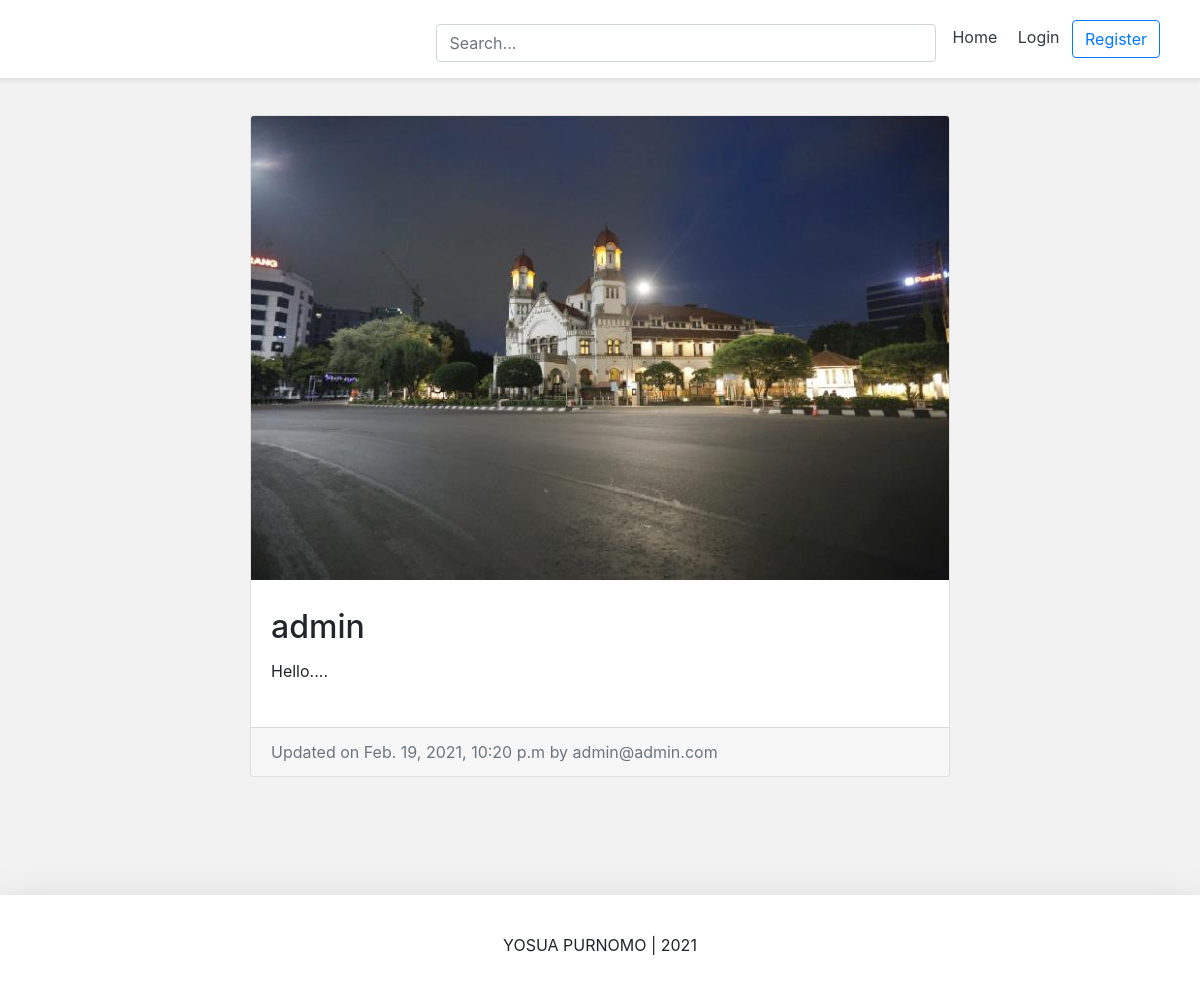
/post/admin-4/, run on the app's committed database.
### Post/models.py (models this page shows, shortened)
class PostModel(models.Model):
	caption			= models.TextField(max_length=5000, null=False, blank=True)
	image			= models.ImageField(upload_to=upload_location, null=False, blank=True)
	date_published	= models.DateTimeField(auto_now_add=True, verbose_name='date published')
	date_updated	= models.DateTimeField(auto_now=True, verbose_name='date updated')
	author			= models.ForeignKey(settings.AUTH_USER_MODEL, on_delete=models.CASCADE)
	slug 			= models.SlugField(blank=True, unique=True)

### Account/models.py (models this page shows, shortened)
class Account(AbstractBaseUser):
	email 			= models.EmailField(verbose_name='email', max_length=60, unique=True)
	username 		= models.CharField(max_length=30, unique=True)
	date_joined		= models.DateTimeField(verbose_name='date joined', auto_now_add=True)
	last_login		= models.DateTimeField(verbose_name='last login', auto_now=True)
	is_admin		= models.BooleanField(default=False)
	is_active		= models.BooleanField(default=True)
	is_staff		= models.BooleanField(default=False)
	is_superuser	= models.BooleanField(default=False)
	USERNAME_FIELD = 'email'
	REQUIRED_FIELDS = ['username']
	objects = AccountManage()
	def __str__(self):
		return self.email

### Post/views.py (the view)
# urls.py: path('<slug>/', detail_view.as_view(), name='detail'),
class detail_view(DetailView):
	model = PostModel
	template_name = 'post/detail.html'
	context_object_name = 'post_model'

### Post/templates/post/detail.html (shortened to what this page needs)
{% extends 'base.html' %}
{% load static %}
{% block content %}
<link rel="stylesheet" type="text/css" href="{% static "post/detail.css" %}">
<div class="container">
	<div class="row">
		<div class="card m-auto">
			<img class="card-img-top" src="{{post_model.image.url}}">
			<div class="card-body my-2">
				<h2 class="card-title">{{post_model.author.username}}</h2>
				<p class="card-text">{{post_model.caption|linebreaksbr}}</p>
			</div>
			<div class="card-footer text-muted">
				Updated on {{post_model.date_updated}} by {{post_model.author}}
			</div>
		</div>
	</div>
</div>
{% endblock content %}

### static/css/header.css (style rules this page uses)
@media (min-width: 768px) { html { font-size: 16px; } }

### static/css/base.css (style rules this page uses)
body { background-color: #f2f2f2; }

### Post/static/post/detail.css (style rules this page uses)
.card { max-width: 700px; }
.container { padding: 20px; }

### data on the page
PostModel: image (picture), author.username "admin", caption "Hello....", date_updated "Feb. 19, 2021, 10:20 p.m", author "admin@admin.com"
